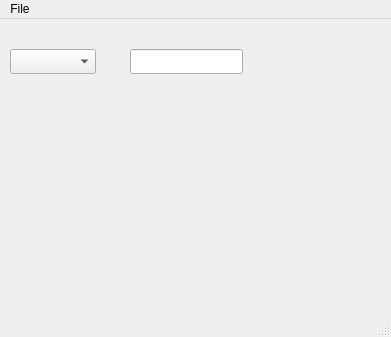
<?xml version="1.0" encoding="UTF-8"?>
<ui version="4.0">
 <class>MainWindow</class>
 <widget class="QMainWindow" name="MainWindow">
  <property name="geometry">
   <rect>
    <x>0</x>
    <y>0</y>
    <width>391</width>
    <height>337</height>
   </rect>
  </property>
  <property name="windowTitle">
   <string>Testing</string>
  </property>
  <widget class="QWidget" name="centralwidget">
   <widget class="QComboBox" name="comboBoxAtributes">
    <property name="geometry">
     <rect>
      <x>10</x>
      <y>30</y>
      <width>86</width>
      <height>25</height>
     </rect>
    </property>
   </widget>
   <widget class="QLineEdit" name="lineEditAtrVal">
    <property name="geometry">
     <rect>
      <x>130</x>
      <y>30</y>
      <width>113</width>
      <height>25</height>
     </rect>
    </property>
    <property name="cursor">
     <cursorShape>IBeamCursor</cursorShape>
    </property>
    <property name="readOnly">
     <bool>false</bool>
    </property>
   </widget>
  </widget>
  <widget class="QMenuBar" name="menubar">
   <property name="geometry">
    <rect>
     <x>0</x>
     <y>0</y>
     <width>391</width>
     <height>22</height>
    </rect>
   </property>
   <widget class="QMenu" name="menuHelp">
    <property name="title">
     <string>File</string>
    </property>
    <addaction name="separator"/>
    <addaction name="actionLoad"/>
    <addaction name="actionSave"/>
    <addaction name="actionSave_as"/>
   </widget>
   <addaction name="menuHelp"/>
  </widget>
  <widget class="QStatusBar" name="statusbar"/>
  <action name="actionLoad">
   <property name="text">
    <string>Open</string>
   </property>
  </action>
  <action name="actionSave">
   <property name="text">
    <string>Save</string>
   </property>
  </action>
  <action name="actionSave_as">
   <property name="text">
    <string>Save as...</string>
   </property>
  </action>
 </widget>
 <resources/>
 <connections/>
</ui>
